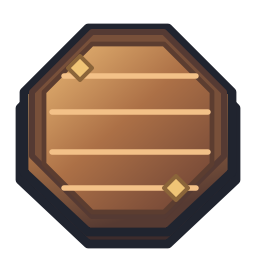
#> input picture art/prototypes/full-pass/base_1.png, 256 x 256 px; its folder holds only this picture in this run
$ python make_preview.py
#> lines starting #> are read from the running program, lines starting #| are printed output that depends on the picture
"""Contact sheet of the applied sprites at map and HUD sizes."""

from pathlib import Path
from PIL import Image, ImageDraw, ImageFont

HERE = Path(__file__).resolve().parent
FONT = ImageFont.truetype('C:/Windows/Fonts/segoeui.ttf', 19)
SMALL = ImageFont.truetype('C:/Windows/Fonts/segoeui.ttf', 15)
TITLE = ImageFont.truetype('C:/Windows/Fonts/segoeuib.ttf', 30)
NAMES = [
    ('Básica', 'basic'), ('Cañón', 'cannon'), ('Hielo', 'frost'),
    ('Francotirador', 'sniper'), ('Incendiaria', 'fire'), ('Múltiple', 'multi'),
    ('Ráfaga', 'burst'), ('Eléctrica', 'tesla'), ('Mortero', 'mortar'),
]


def sprite(name, size):
    return Image.open(HERE / f'{name}.png').convert('RGBA').resize((size, size), Image.Resampling.LANCZOS)


def placed(name, size, level=1):
    result = Image.new('RGBA', (size, size), '#72a650')
    result.alpha_composite(sprite(f'base_{level}', size))
    result.alpha_composite(sprite(f'turret_{name}', size))
    return result


board = Image.new('RGB', (1300, 1170), '#161e28')
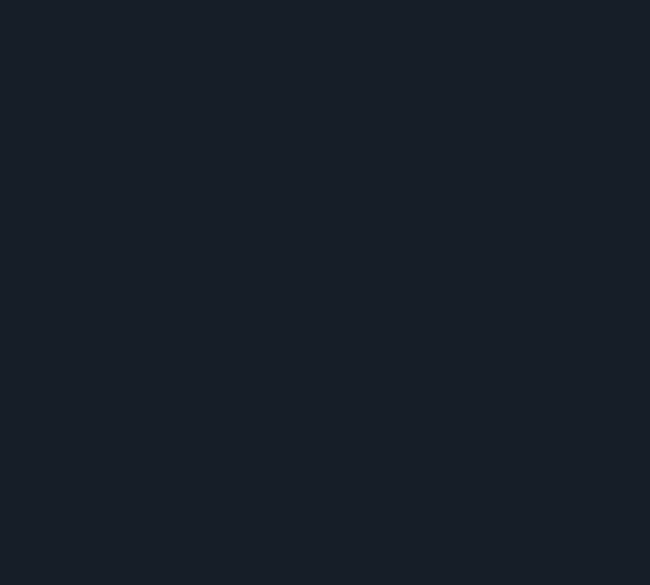
#> board: PIL image 1300x1170 RGB (shown at 1/2 size); mean R, G, B 22, 30, 40
draw = ImageDraw.Draw(board)
draw.text((28, 15), 'Monsters & Canons · nuevo diseño de torretas', font=TITLE, fill='#f3ead9')
draw.text((30, 61), 'Tubos cilíndricos · mecanismos propios · vista ampliada, 64 px y 34 px', font=FONT, fill='#b8ccd0')

for index, (label, asset) in enumerate(NAMES):
    col, row = index % 3, index // 3
    x, y = 26 + col * 425, 108 + row * 290
    draw.rounded_rectangle((x, y, x+396, y+270), 13, fill='#27343f')
    draw.text((x+16, y+10), label, font=FONT, fill='#f4f0e6')
    big = placed(asset, 220, 2 if asset == 'frost' else 1)
#> in placed, `result = Image.new('RGBA', (size, size), '#72a650')`:
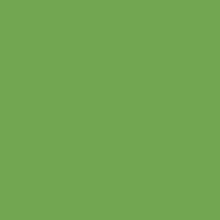
#> result: PIL image 220x220 RGBA; mean R, G, B, A 114, 166, 80, 255
#> in sprite, `return Image.open(HERE / f'{name}.png').convert('RGBA').resize((size, ..`:
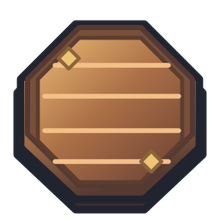
#> returned value: PIL image 220x220 RGBA; mean R, G, B, A 80.6, 57.7, 42.5, 158.5; transparent parts drawn white
#> in placed, `result.alpha_composite(sprite(f'base_{level}', size))`:
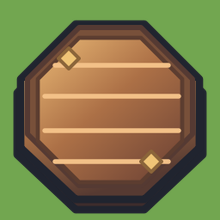
#> result: PIL image 220x220 RGBA; mean R, G, B, A 123.5, 120.2, 72.2, 255
#> (the run stopped early here; a loop or call above may not have finished)
